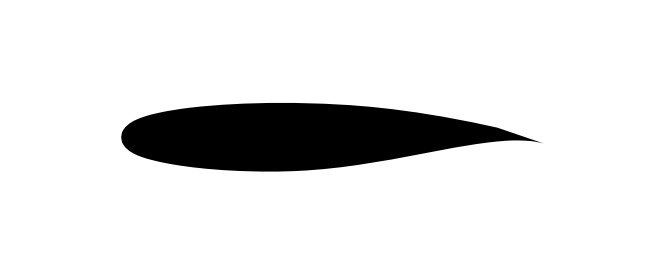
#> input picture kcwinglet-135.jpg, 665 x 275 px, found by its file name; the run also reads 1 picture not shown here
$ jupyter execute --allow-errors 'Attack of Attack Generation.ipynb'
#> lines starting #> are read from the running program, lines starting #| are printed output that depends on the picture; after the words box and inside, x2 and y2 are one past the last pixel; in counts of white or black regions, pixels touching at a corner belong together
## KC135WINGLET

[cell 1]
a = 'airfoils/kcwinglet-135/'
import pandas as pd
import numpy as np
import cv2
#> (the rest of this cell did not finish here and is left out)

[cell 2]
#varying angles of attack
# Reading the image
im = cv2.imread(a + 'kcwinglet-135.jpg')
#> im is the input picture: shape (275, 665, 3); min 0, max 255, mean 227.7
im2 = cv2.imread('output.png')
#im2 = cv2.imread('output.png')
# Converting image to grayscale
imgray = cv2.cvtColor(im, cv2.COLOR_BGR2GRAY)

# Thresholding and getting contours from the image
ret, thresh = cv2.threshold(imgray, 127, 255, 0)
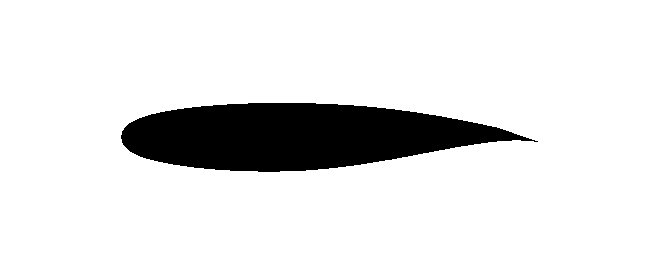
#> thresh: shape (275, 665); 89.3% white; 1 black region
contours, hierarchy = cv2.findContours(thresh, cv2.RETR_TREE, cv2.CHAIN_APPROX_SIMPLE)
#> contours = 2 contours; box (x1, y1, x2, y2) and area: (0, 0, 665, 275) 181936, (120, 102, 539, 173) 19984
im_copy = im.copy()
cv2.drawContours(im_copy, contours, 1, (255, 0, 0), 3)
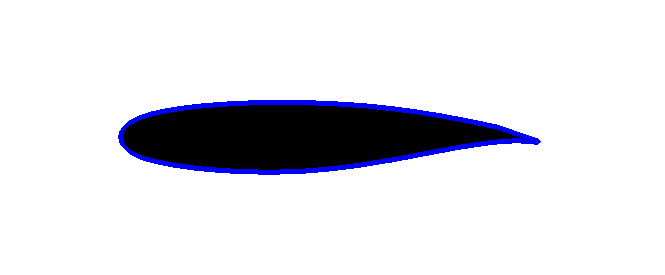
#> im_copy: shape (275, 665, 3); 2.3% of pixels changed, all inside (x1, y1, x2, y2) = (118, 100, 541, 175)
#plt.imshow(im_copy)
#plt.axis("off");

def cart2pol(x, y):
    theta = np.arctan2(y, x)
    rho = np.hypot(x, y)
    return theta, rho


def pol2cart(theta, rho):
    x = rho * np.cos(theta)
    y = rho * np.sin(theta)
    return x, y

def scale_contour(cnt, scale):
    M = cv2.moments(cnt)
    cx = int(M['m10']/M['m00'])
    cy = int(M['m01']/M['m00'])

    cnt_norm = cnt - [cx, cy]
    cnt_scaled = cnt_norm * scale
    cnt_scaled = cnt_scaled + [cx, cy]
    cnt_scaled = cnt_scaled.astype(np.int32)

    return cnt_scaled

def rotate_contour(cnt, angle):
    global M
    M = cv2.moments(cnt)
    cx = int(M['m10']/M['m00'])
    cy = int(M['m01']/M['m00'])

    cnt_norm = cnt - [cx, cy]

    coordinates = cnt_norm[:, 0, :]
    xs, ys = coordinates[:, 0], coordinates[:, 1]
    thetas, rhos = cart2pol(xs, ys)

    thetas = np.rad2deg(thetas)
    thetas = (thetas + angle) % 360
    thetas = np.deg2rad(thetas)

    xs, ys = pol2cart(thetas, rhos)

    cnt_norm[:, 0, 0] = xs
    cnt_norm[:, 0, 1] = ys

    cnt_rotated = cnt_norm + [cx, cy]
    cnt_rotated = cnt_rotated.astype(np.int32)

    return cnt_rotated

# [9 lines of commented-out code are left out]
angle_of_attack = range(-20, 21)

#> (the rest of this cell did not finish here and is left out)

#> in scale_contour, `M = cv2.moments(cnt)`: M = moments, m00 19984.5, centre m10/m00, m01/m00 = (297.1, 135.7)
#> in scale_contour, `cx = int(M['m10']/M['m00'])`: cx = 297
#> in scale_contour, `cy = int(M['m01']/M['m00'])`: cy = 135
#> in scale_contour, `cnt_norm = cnt - [cx, cy]`: cnt_norm = 239 rows, first 8: [-50, -32], [-49, -33], [18, -33], [19, -32], [40, -32], [41, -31], [56, -31], [57, -30]
#> in scale_contour, `cnt_scaled = cnt_norm * scale`: cnt_scaled = 239 rows, first 8: [-35, -22.4], [-34.3, -23.1], [12.6, -23.1], [13.3, -22.4], [28, -22.4], [28.7, -21.7], [39.2, -21.7], [39.9, -21]
#> in scale_contour, `cnt_scaled = cnt_scaled + [cx, cy]`: cnt_scaled = 239 rows, first 8: [262, 112.6], [262.7, 111.9], [309.6, 111.9], [310.3, 112.6], [325, 112.6], [325.7, 113.3], [336.2, 113.3], [336.9, 114]
#> in scale_contour, `cnt_scaled = cnt_scaled.astype(np.int32)`: cnt_scaled = contour of 239 points, box (x1, y1, x2, y2) (173, 111, 466, 161), area 9810
    cnt_rotated = rotate_contour(cnt_scaled, i)
#> in rotate_contour, `M = cv2.moments(cnt)`: M = moments, m00 9810.5, centre m10/m00, m01/m00 = (296.7, 135)
#> in rotate_contour, `cx = int(M['m10']/M['m00'])`: cx = 296
#> in rotate_contour, `cy = int(M['m01']/M['m00'])`: cy = 135
#> in rotate_contour, `cnt_norm = cnt - [cx, cy]`: cnt_norm = 239 rows, first 8: [-34, -23], [-34, -24], [13, -24], [14, -23], [29, -23], [29, -22], [40, -22], [40, -21]
#> in rotate_contour, `coordinates = cnt_norm[:, 0, :]`: coordinates = 239 pairs, first value -123 to 169, second value -24 to 25
#> in rotate_contour, `xs, ys = coordinates[:, 0], coordinates[:, 1]`: xs = 239 values, max 169 at index 78, min -123 at index 192, mean 25.44; ys = 239 values, max 25 at index 146, min -24 at index 1, mean 1.01
#> in cart2pol, `theta = np.arctan2(y, x)`: theta = 239 values, max 3.14 at index 195, min -3.13 at index 196, mean 0.0625
#> in cart2pol, `rho = np.hypot(x, y)`: rho = 239 values, max 169 at index 79, min 25 at index 145, mean 99.81
#> in rotate_contour, `thetas, rhos = cart2pol(xs, ys)`: thetas has the same summary as theta in cart2pol; rhos has the same summary as rho in cart2pol
#> in rotate_contour, `thetas = np.rad2deg(thetas)`: thetas = 239 values, max 180 at index 195, min -179.5 at index 196, mean 3.58
#> in rotate_contour, `thetas = (thetas + angle) % 360`: thetas = 239 values, max 359.7 at index 130, min 0.807 at index 131, mean 245.7
#> in rotate_contour, `thetas = np.deg2rad(thetas)`: thetas = 239 values, max 6.28 at index 130, min 0.0141 at index 131, mean 4.29
#> in pol2cart, `x = rho * np.cos(theta)`: x = 239 values, max 160.2 at index 79, min -116.6 at index 197, mean 24.25
#> in pol2cart, `y = rho * np.sin(theta)`: y = 239 values, max 51.63 at index 177, min -54.98 at index 78, mean -7.75
#> in rotate_contour, `xs, ys = pol2cart(thetas, rhos)`: xs has the same summary as x in pol2cart; ys has the same summary as y in pol2cart
#> in rotate_contour, `cnt_rotated = cnt_norm + [cx, cy]`: cnt_rotated = 239 rows, first 8: [257, 126], [256, 125], [300, 109], [301, 109], [315, 104], [315, 105], [326, 101], [326, 102]
#> in rotate_contour, `cnt_rotated = cnt_rotated.astype(np.int32)`: cnt_rotated = contour of 239 points, box (x1, y1, x2, y2) (180, 81, 457, 187), area 9634
#> `cnt_translated = cnt_rotated + (-100,10)`: cnt_translated = 239 rows, first 8: [157, 136], [156, 135], [200, 119], [201, 119], [215, 114], [215, 115], [226, 111], [226, 112]
#> `cv2.drawContours(im2, [cnt_translated], 0, (0,0, 0), -1)`:
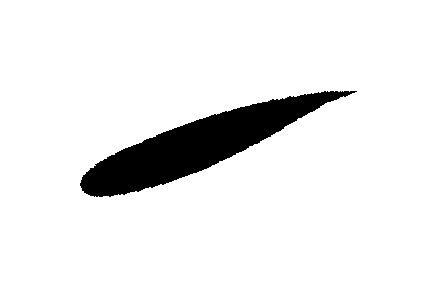
#> im2: shape (288, 432, 3); 92% white; 1 black region, box (x1, y1, x2, y2) and area: (80, 91, 357, 197) 9933
    cnt_translated = cnt_rotated + (-100,10)
    #cv2.drawContours(im2, contours, 1, (0, 0, 0), 3)
    cv2.drawContours(im2, [cnt_translated], 0, (0,0, 0), -1)
    plt.imshow(im2)
    plt.axis("off");
    plt.savefig('airfoils/kcwinglet-135/AOA/kcwinglet-135' + '-AOA-' + str(i) + '.jpg')
